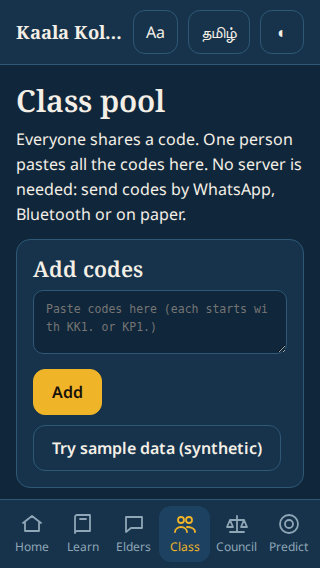
#> input picture tests/golden-web/320x568/en/dark/class.png, 320 x 568 px
$ python -i build_parity_baseline.py   (imports and definitions only)
#> lines starting #> are read from the running program, lines starting #| are printed output that depends on the picture
#!/usr/bin/env python3
"""Build a deliberate compact PARITY baseline from current measured evidence.

CI never calls this script. A baseline creation/update is a reviewed repository
change and requires a non-empty reason. Geometry already outside the absolute
4 dp contract is counted but deliberately excluded from the regression
baseline, so baseline creation cannot turn an existing geometry defect into a
PASS.
"""
from __future__ import annotations

import argparse
import json
from pathlib import Path

from PIL import Image, ImageFilter
import numpy as np
from skimage.metrics import structural_similarity

ROOT = Path(__file__).resolve().parents[1]
REF_IMAGES = ROOT / "tests/golden-web"
NATIVE_IMAGES = ROOT / "app/build/visual-native"
REF_LAYOUT = ROOT / "tests/reference-metrics/fidelity-layout.json"
NATIVE_LAYOUT = ROOT / "app/build/fidelity/native-layout"
DEFAULT_OUT = ROOT / "tests/fidelity/parity-baseline.json"

GEOMETRY_TAGS = (
    "chrome.topbar", "chrome.brand", "tool.text-size", "tool.language", "tool.theme",
    "chrome.tabbar", "tab.home", "tab.learn", "tab.elders", "tab.class",
    "tab.council", "tab.predict", "screen.heading", "screen.body.primary",
    "screen.first-card", "screen.primary-button",
)


def prep(path: Path) -> np.ndarray:
    with Image.open(path) as im:
#> im is the input picture: PIL image 320x568 RGB; mean R, G, B 33.4, 56.7, 75
        gray = im.convert("L").filter(ImageFilter.GaussianBlur(2.0))
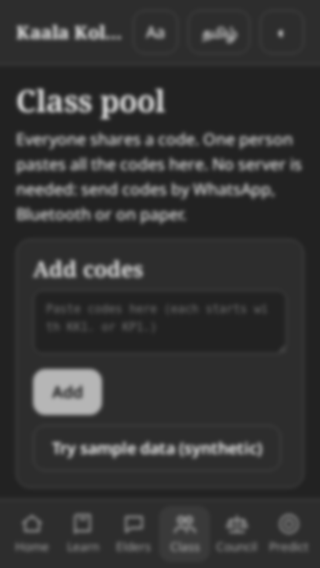
#> gray: PIL image 320x568 L; min 34, max 190, mean 51.9
        size = (max(1, round(gray.width * .25)), max(1, round(gray.height * .25)))
#> size = (80, 142)
        return np.asarray(gray.resize(size, Image.Resampling.LANCZOS), dtype=np.float32)
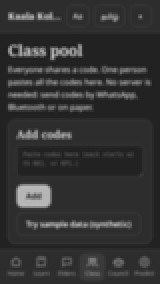
#> returned value: shape (142, 80) float32 (shown 2 times larger); min 28, max 186, mean 51.9


def ssim(a: Path, b: Path) -> float:
    return float(structural_similarity(prep(a), prep(b), data_range=255))


# [88 lines left out: functions native_layout, box_error, main, not called in this run]


# [2 lines not run here, left out]

>>> result = prep('../tests/golden-web/320x568/en/dark/class.png')

$ run again, on tests/golden-web/320x568/ta/dark/class.png
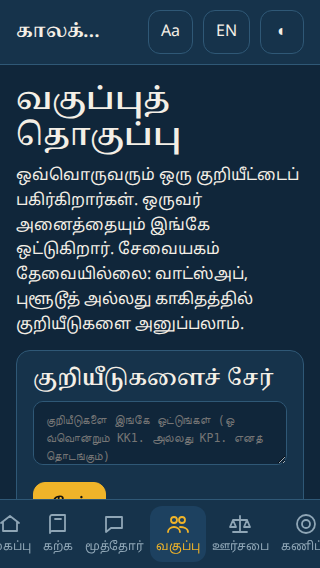
#> input picture tests/golden-web/320x568/ta/dark/class.png, 320 x 568 px
#> in prep, im is the input picture: PIL image 320x568 RGB; mean R, G, B 36.1, 58.5, 76.9
#> in prep, `gray = im.convert("L").filter(ImageFilter.GaussianBlur(2.0))`:
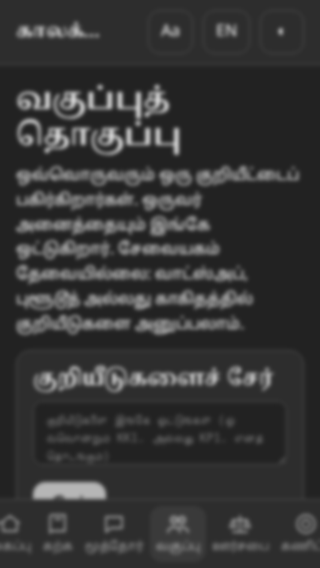
#> gray: PIL image 320x568 L; min 34, max 203, mean 54
#> in prep, `return np.asarray(gray.resize(size, Image.Resampling.LANCZOS), dtype=n..`:
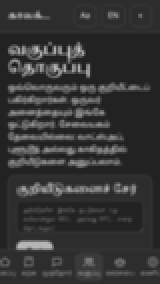
#> returned value: shape (142, 80) float32 (shown 2 times larger); min 28, max 189, mean 54
